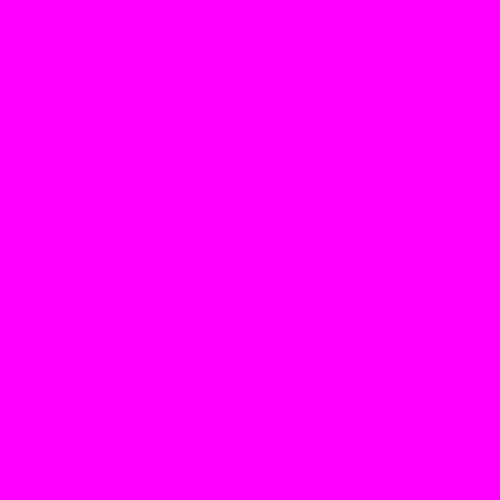
Frame 1 (no input)
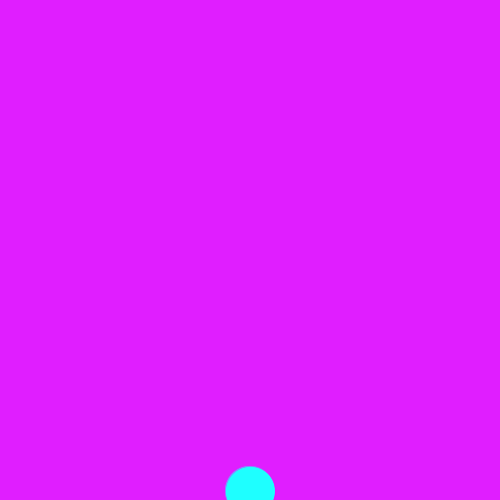
Frame 60 (the mouse pressed at the canvas centre just before this capture)
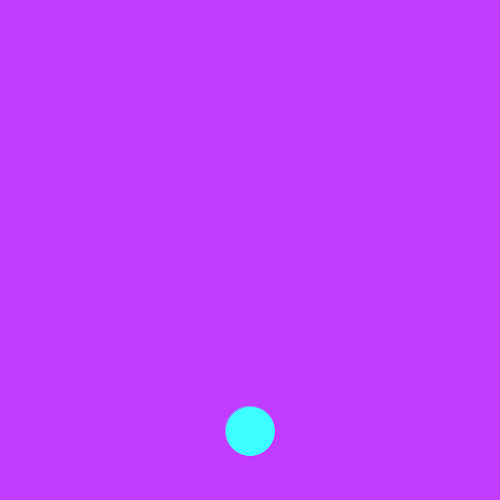
Frame 120 (the mouse held since frame 60 and released just before this capture)

The Processing sketch that drew these frames (run headless with seeded random() and noise(); from frame 60 on, the mouse is pressed at the canvas centre):

// Processing sketch: s04e01Nicolas
// ── s04e01Nicolas.pde
// UDD - Expresión Digital II
// Entrega02 - s04e01Nicolas
// un elemento que inicia recorrido en un extremo y al llegar al otro, vuelve al primero, cambia su color y el del fondo

float x;
float y;
float sw; 
float es;
float cc;
int m;
int c;

void setup() {
  size(500, 500);

  sw = 0.5; //strokeWeight
  es = 50; //ellipse size
  cc = 0; //cambio de color
  m = color(width, 0, width); //magenta
  c = color(0, width, width); //cyan
  x = width/2; //posición de x en 0
  y = height + es; //posición de y en 0

  colorMode(RGB, width);
}

void draw() {
  //fondo magenta que cambia a cyan con cc
  background(width - cc, cc, width);

  //ellipse cyan a blanco con borde magenta transparente
  //cambiando el fill a blanco
  strokeWeight(sw);
  stroke(m, 400);
  fill(cc, width, width);
  ellipse(x, y, es, es);

  //si y pasa a negativo más el tamaño de la ellipse
  if (y < 0 - es) {
    //la ellipse vuelve al fondo funto con su color y el fondo magenta
    cc = 0; //colores vuelven a la normalidad
    y = height + es; //posicion vuelve a normalidad
  }
  //contadores para cambiar posicion y color
  cc++;
  y--;
}
